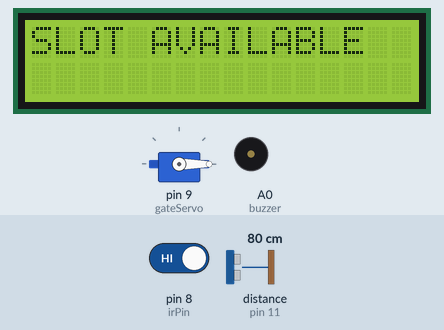
This sketch was run on a simulated Arduino Uno, built with avr-gcc and run on an emulated ATmega328P. Shown: 16×2 character LCD, servo, buzzer (waves = sounding). Wiring (inferred from the names in the program): ultrasonic range finder: trigger pin 10; echo pin 11. The inputs (shaded band) are chosen by the test bench; at power-on: pin 8 (irPin) HIGH, distance to the obstacle (sensor on pin 11) 80 cm. The echo pulse lasts 58.3 µs per cm.

Above: at 3.2 s.
3.3 s: pin 8 (irPin) driven LOW
At 3.8 s:
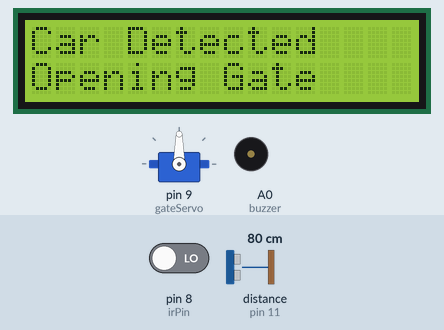
5.0 s: distance to the obstacle (sensor on pin 11) set to 2 cm
At 7.9 s:
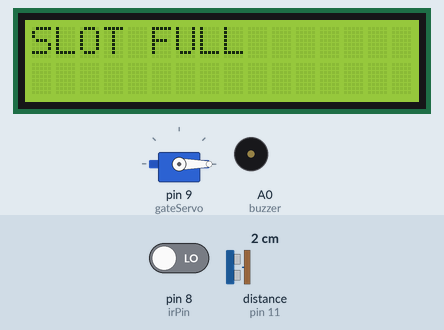
8.0 s: distance to the obstacle (sensor on pin 11) set to 18 cm
At 8.33 s:
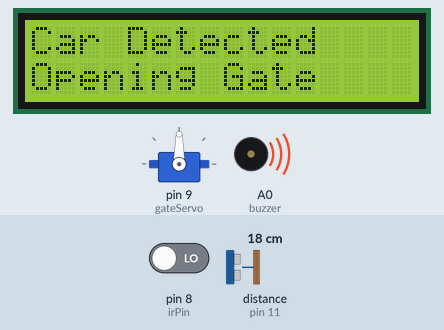
9.9 s: distance to the obstacle (sensor on pin 11) set to 4 cm
At 11.6 s:
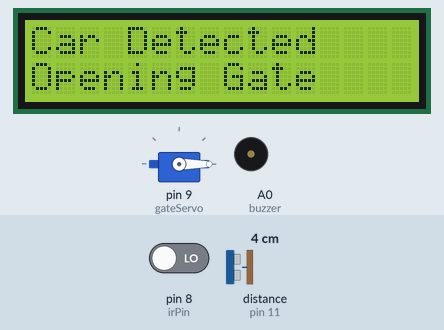
Timing chart, 0 to 13.1 s (numbered marks = the images above; inputs shaded):
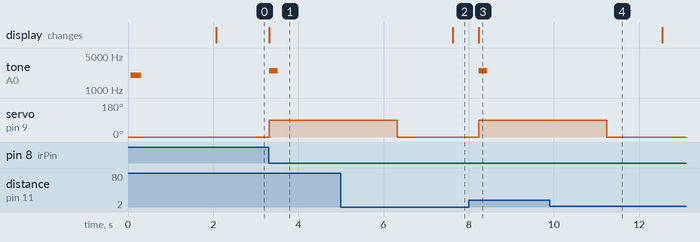

Measured:
- after the input at 3.3 s, tone on A0 (buzzer): silent → 2500 Hz at once, → silent 0.20 s later; servo on pin 9 (gateServo): 0° → 90° at once; the display: changes at once (image 1)
- after the input at 5.0 s, tone on A0 (buzzer): stays silent (without the input it goes to 2500 Hz after 2.6 s); servo on pin 9 (gateServo): goes on until 6.3 s, then stays 0°; the display: changes after 2.6 s (image 2)
- after the input at 8.0 s, tone on A0 (buzzer): silent → 2500 Hz after 0.24 s, → silent 0.20 s later; servo on pin 9 (gateServo): 0° → 90° after 0.24 s; the display: changes after 0.24 s (image 3)
- after the input at 9.9 s, tone on A0 (buzzer): stays silent (without the input it goes to 2500 Hz after 2.6 s); servo on pin 9 (gateServo): goes on until 11.2 s, then stays 0°

The sketch:

Smart_Parking_System.ino
```cpp
#include <LiquidCrystal.h>
#include <Servo.h>

LiquidCrystal lcd(7, 6, 5, 4, 3, 2);
Servo gateServo;

int irPin = 8;          // IR sensor at gate
int slotTrig = 10;      // Ultrasonic Trigger
int slotEcho = 11;      // Ultrasonic Echo
int buzzer = A0;        // buzzer pin

long slotDistance();

void setup() {
  lcd.begin(16, 2);
  gateServo.attach(9);

  pinMode(irPin, INPUT);
  pinMode(slotTrig, OUTPUT);
  pinMode(slotEcho, INPUT);
  pinMode(buzzer, OUTPUT);

  gateServo.write(0); // gate closed

  lcd.setCursor(0, 0);
  lcd.print("Smart Parking");
  lcd.setCursor(0, 1);
  lcd.print("System Ready!");
  tone(buzzer, 2000, 250);
  delay(2000);
}

void loop() {

  long slotDist = slotDistance();
  int carDetected = digitalRead(irPin);

  lcd.clear();

  // Slot status on LCD
  if (slotDist < 12) {
    lcd.print("SLOT FULL");
  } else {
    lcd.print("SLOT AVAILABLE");
  }

  // When car comes to gate
  if (carDetected == LOW && slotDist > 12) {
    lcd.clear();
    lcd.print("Car Detected");
    lcd.setCursor(0, 1);
    lcd.print("Opening Gate");

    tone(buzzer, 2500, 200);
    gateServo.write(90);   // open gate
    delay(3000);

    gateServo.write(0);    // close gate
    delay(1000);
  }

  delay(300);
}

// Slot sensor function
long slotDistance() {
  digitalWrite(slotTrig, LOW);
  delayMicroseconds(2);
  digitalWrite(slotTrig, HIGH);
  delayMicroseconds(10);
  digitalWrite(slotTrig, LOW);

  long duration = pulseIn(slotEcho, HIGH);
  return duration * 0.034 / 2;
}
```
